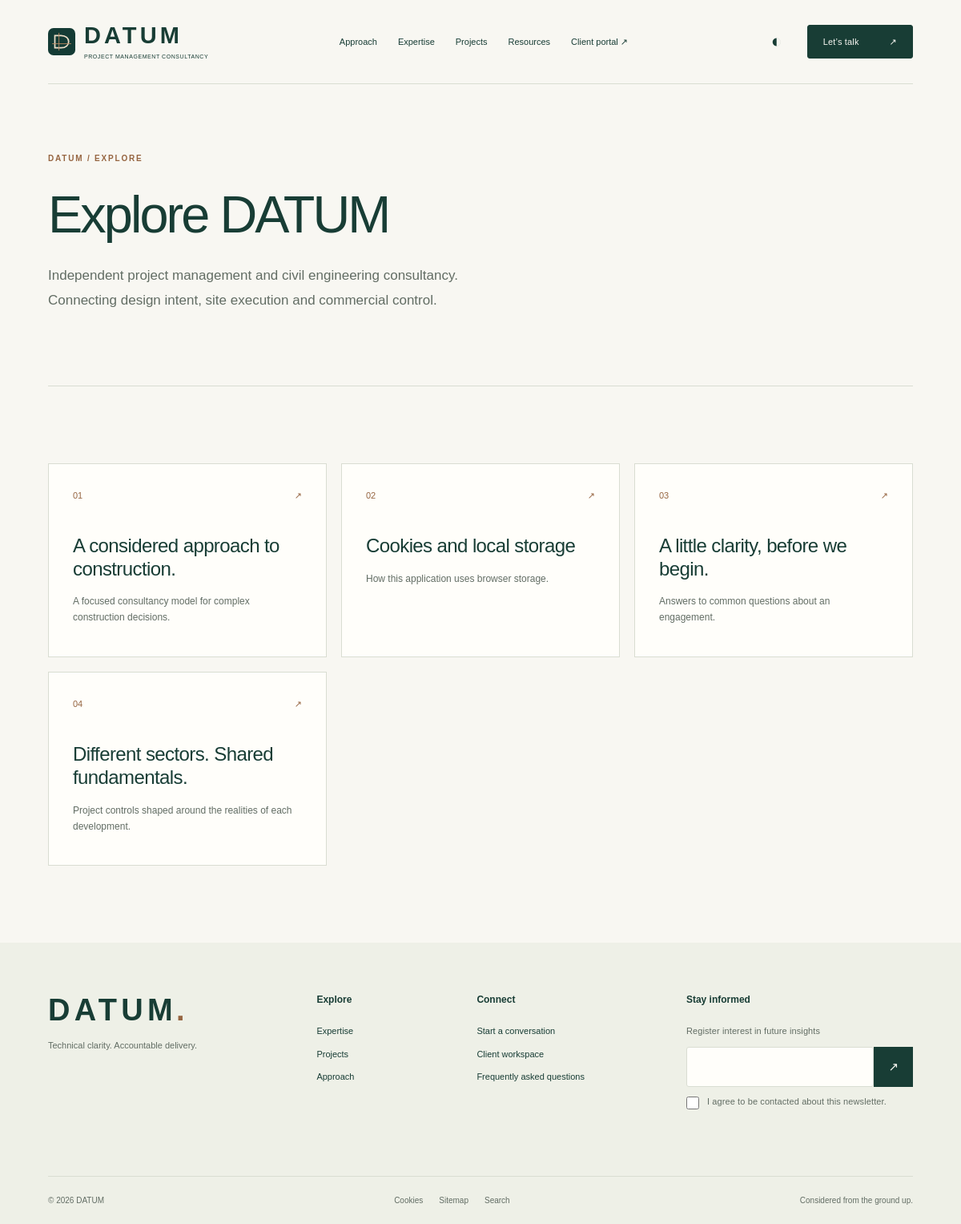
/sitemap, run on the app's committed database.
### tables this page shows
CREATE TABLE pages (id BIGINT UNSIGNED AUTO_INCREMENT PRIMARY KEY, slug VARCHAR(100) NOT NULL UNIQUE, title VARCHAR(160) NOT NULL, summary TEXT NOT NULL, body MEDIUMTEXT NOT NULL, status ENUM('draft','published') NOT NULL DEFAULT 'draft', seo_title VARCHAR(160) NOT NULL DEFAULT '', seo_description VARCHAR(300) NOT NULL DEFAULT '', version INT NOT NULL DEFAULT 1, created_at TIMESTAMP DEFAULT CURRENT_TIMESTAMP, updated_at TIMESTAMP DEFAULT CURRENT_TIMESTAMP ON UPDATE CURRENT_TIMESTAMP);

### app/Controllers/SiteController.php (called while the page is built, shortened)
<?php
final class SiteController
{
    public static function render(string $path): void
    {
        $settings=array_column(Db::all('SELECT * FROM settings'),'value','key');
        $services=Db::all("SELECT * FROM services WHERE status='published' ORDER BY id");
        $brand=$settings['brand_name']; $page=null; $rows=[]; $template='page'; $title=$brand; $description=$settings['hero_description'];
        if ($path==='/') { $template='home'; }
        elseif ($path==='/contact') { $template='contact'; $title='Discuss your project'; }
        elseif ($path==='/admin' || $path==='/portal') { $template='workspace'; $title=$path==='/admin'?'Administration':'Client workspace'; }
        elseif ($path==='/resources') { $template='resources'; $title='Tools for clearer decisions'; }
        elseif ($path==='/services') { $template='listing'; $title='Expertise, connected.'; $description='From the first feasibility question to the final account.'; $rows=array_map(static fn($r)=>[...$r,'link'=>'/services/'.$r['slug']],$services); }
        elseif (preg_match('#^/(services|blog)/([a-z0-9-]+)$#D',$path,$m)) { $page=Db::one("SELECT * FROM {$m[1]} WHERE slug=? AND status='published'",[$m[2]]); }
        elseif (preg_match('#^/projects/([a-z0-9-]+)$#D',$path,$m)) { $page=Db::one('SELECT title,summary,body FROM projects WHERE slug=? AND public=1',[$m[1]]); }
        elseif ($path==='/blog' || $path==='/news') { $template='listing'; $title='Notes from the field.'; $description='Published insights and updates.'; $rows=array_map(static fn($r)=>[...$r,'link'=>'/blog/'.$r['slug']],Db::all("SELECT title,summary,slug FROM blog WHERE status='published' ORDER BY id DESC LIMIT 60")); }
        elseif ($path==='/testimonials') { $template='listing'; $title='Client perspectives'; $rows=Db::all("SELECT name title,quote summary FROM testimonials WHERE status='published' ORDER BY id DESC"); }
        elseif ($path==='/sitemap') { $template='listing'; $title='Explore DATUM'; foreach(Db::all("SELECT title,summary,slug FROM pages WHERE status='published'") as $r) { $rows[]=[...$r,'link'=>'/'.$r['slug']]; } }
        else { $slug=trim($path,'/'); $page=Db::one("SELECT * FROM pages WHERE slug=? AND status='published'",[$slug]); }
        require dirname(__DIR__).'/Views/layout.php';
    }
}

### public/index.php (called while the page is built, shortened)
<?php
require dirname(__DIR__).'/app/bootstrap.php';
$path=parse_url($_SERVER['REQUEST_URI'],PHP_URL_PATH) ?: '/';
try {
    SiteController::render($path);
} catch (Throwable $error) {
    $requestId=bin2hex(random_bytes(8));
    error_log('DATUM '.$requestId.' '.get_class($error).' '.$error->getCode());
    if (str_starts_with($path,'/api/')) { Http::json(['error'=>'The request could not be completed.','reference'=>$requestId],500); }
    http_response_code(503); header('Retry-After: 120');
    echo '<!doctype html><html lang="en"><meta charset="utf-8"><title>Service temporarily unavailable</title><h1>We’ll be back shortly.</h1><p>Please try again later.</p></html>';
}

### app/bootstrap.php (called while the page is built, shortened)
<?php
spl_autoload_register(static function (string $class): void {
    $prefix = 'Datum\\';
    if (str_starts_with($class, $prefix)) {
        $file = __DIR__ . '/' . str_replace('\\', '/', substr($class, strlen($prefix))) . '.php';
    }
});
function e(mixed $value): string { return htmlspecialchars((string) $value, ENT_QUOTES | ENT_SUBSTITUTE, 'UTF-8'); }

### app/Core/Db.php (called while the page is built, shortened)
<?php
final class Db
{
    private static ?PDO $connection = null;
    public static function connection(): PDO
    {
        return self::$connection ??= new PDO('mysql:host=' . getenv('DB_HOST') . ';port=' . (getenv('DB_PORT') ?: '3306') . ';dbname=' . getenv('DB_DATABASE') . ';charset=utf8mb4', getenv('DB_USERNAME'), getenv('DB_PASSWORD'), [PDO::ATTR_ERRMODE => PDO::ERRMODE_EXCEPTION, PDO::ATTR_DEFAULT_FETCH_MODE => PDO::FETCH_ASSOC, PDO::ATTR_EMULATE_PREPARES => false]);
    }
    public static function run(string $sql, array $params = []): \PDOStatement
    {
        $statement = self::connection()->prepare($sql);
        $statement->execute($params);
        return $statement;
    }
    public static function all(string $sql, array $params = []): array { return self::run($sql, $params)->fetchAll(); }
}

### app/Views/listing.php (the view, shortened to what this page needs)
<section class="page-heading wrap"><p class="eyebrow"><?= e($brand) ?> / EXPLORE</p><h1><?= e($title) ?></h1><p class="lede"><?= e($description) ?></p></section><section class="wrap section">
<div class="service-grid"><?php foreach($rows as $i=>$row): ?><article class="service-card"><div class="card-top"><span><?= sprintf('%02d',$i+1) ?></span><span>↗</span></div><h2><?php if(isset($row['link'])): ?><a href="<?= e($row['link']) ?>"><?= e($row['title']) ?></a><?php else: ?><?= e($row['title']) ?><?php endif ?></h2><p><?= e($row['summary']) ?></p><?php if(isset($row['location'])): ?><span class="tag"><?= e($row['location']) ?> · <?= e($row['category']) ?></span><?php endif ?></article><?php endforeach ?></div>
<?php if(!$rows): ?><div class="empty"><h2>No published results.</h2><p>There are no published records matching this view.</p><a class="text-link" href="/contact">Discuss your requirements ↗</a></div><?php endif ?></section>

### data on the page
pages: title "A considered approach to construction.", summary "A focused consultancy model for complex construction decisions."
pages: title "Cookies and local storage", summary "How this application uses browser storage."
pages: title "A little clarity, before we begin.", summary "Answers to common questions about an engagement."
pages: title "Different sectors. Shared fundamentals.", summary "Project controls shaped around the realities of each development."

### other printed values
$brand "DATUM"
$settings['brand_descriptor'] "PROJECT MANAGEMENT CONSULTANCY"
$title "Explore DATUM"
$description "Independent project management and civil engineering consultancy. Connecting design intent, site execution and commercial control."
$settings['footer_line'] "Technical clarity. Accountable delivery."
